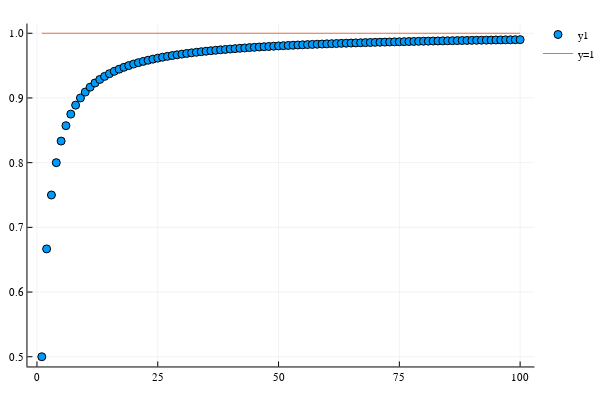

The cell this chart's notebook holds for it:
### Markdown cell above
* $\left\{\frac{n}{n+1}\right\}$

### Code cell
# display on a graph
domain =1:100
scatter(domain, seq1.(domain))
plot!(domain,[1 for y in domain], label="y=1")

### Figure 1 — Plotly figure (JSON) as saved in the notebook; plotly's stock layout.template omitted (floating-point values rounded to 4 significant figures)
{"data": [{"colorbar": {"title": ""}, "marker": {"color": ["rgba(0, 154, 250, 1.000)", "rgba(0, 154, 250, 1.000)", "rgba(0, 154, 250, 1.000)", "rgba(0, 154, 250, 1.000)", "rgba(0, 154, 250, 1.000)", "rgba(0, 154, 250, 1.000)", "rgba(0, 154, 250, 1.000)", "rgba(0, 154, 250, 1.000)", "rgba(0, 154, 250, 1.000)", "rgba(0, 154, 250, 1.000)", "rgba(0, 154, 250, 1.000)", "rgba(0, 154, 250, 1.000)", "rgba(0, 154, 250, 1.000)", "rgba(0, 154, 250, 1.000)", "rgba(0, 154, 250, 1.000)", "rgba(0, 154, 250, 1.000)", "rgba(0, 154, 250, 1.000)", "rgba(0, 154, 250, 1.000)", "rgba(0, 154, 250, 1.000)", "rgba(0, 154, 250, 1.000)", "rgba(0, 154, 250, 1.000)", "rgba(0, 154, 250, 1.000)", "rgba(0, 154, 250, 1.000)", "rgba(0, 154, 250, 1.000)", "rgba(0, 154, 250, 1.000)", "rgba(0, 154, 250, 1.000)", "rgba(0, 154, 250, 1.000)", "rgba(0, 154, 250, 1.000)", "rgba(0, 154, 250, 1.000)", "rgba(0, 154, 250, 1.000)", "rgba(0, 154, 250, 1.000)", "rgba(0, 154, 250, 1.000)", "rgba(0, 154, 250, 1.000)", "rgba(0, 154, 250, 1.000)", "rgba(0, 154, 250, 1.000)", "rgba(0, 154, 250, 1.000)", "rgba(0, 154, 250, 1.000)", "rgba(0, 154, 250, 1.000)", "rgba(0, 154, 250, 1.000)", "rgba(0, 154, 250, 1.000)", "rgba(0, 154, 250, 1.000)", "rgba(0, 154, 250, 1.000)", "rgba(0, 154, 250, 1.000)", "rgba(0, 154, 250, 1.000)", "rgba(0, 154, 250, 1.000)", "rgba(0, 154, 250, 1.000)", "rgba(0, 154, 250, 1.000)", "rgba(0, 154, 250, 1.000)", "rgba(0, 154, 250, 1.000)", "rgba(0, 154, 250, 1.000)", "rgba(0, 154, 250, 1.000)", "rgba(0, 154, 250, 1.000)", "rgba(0, 154, 250, 1.000)", "rgba(0, 154, 250, 1.000)", "rgba(0, 154, 250, 1.000)", "rgba(0, 154, 250, 1.000)", "rgba(0, 154, 250, 1.000)", "rgba(0, 154, 250, 1.000)", "rgba(0, 154, 250, 1.000)", "rgba(0, 154, 250, 1.000)", "rgba(0, 154, 250, 1.000)", "rgba(0, 154, 250, 1.000)", "rgba(0, 154, 250, 1.000)", "rgba(0, 154, 250, 1.000)", "rgba(0, 154, 250, 1.000)", "rgba(0, 154, 250, 1.000)", "rgba(0, 154, 250, 1.000)", "rgba(0, 154, 250, 1.000)", "rgba(0, 154, 250, 1.000)", "rgba(0, 154, 250, 1.000)", "rgba(0, 154, 250, 1.000)", "rgba(0, 154, 250, 1.000)", "rgba(0, 154, 250, 1.000)", "rgba(0, 154, 250, 1.000)", "rgba(0, 154, 250, 1.000)", "rgba(0, 154, 250, 1.000)", "rgba(0, 154, 250, 1.000)", "rgba(0, 154, 250, 1.000)", "rgba(0, 154, 250, 1.000)", "rgba(0, 154, 250, 1.000)", "rgba(0, 154, 250, 1.000)", "rgba(0, 154, 250, 1.000)", "rgba(0, 154, 250, 1.000)", "rgba(0, 154, 250, 1.000)", "rgba(0, 154, 250, 1.000)", "rgba(0, 154, 250, 1.000)", "rgba(0, 154, 250, 1.000)", "rgba(0, 154, 250, 1.000)", "rgba(0, 154, 250, 1.000)", "rgba(0, 154, 250, 1.000)", "rgba(0, 154, 250, 1.000)", "rgba(0, 154, 250, 1.000)", "rgba(0, 154, 250, 1.000)", "rgba(0, 154, 250, 1.000)", "rgba(0, 154, 250, 1.000)", "rgba(0, 154, 250, 1.000)", "rgba(0, 154, 250, 1.000)", "rgba(0, 154, 250, 1.000)", "rgba(0, 154, 250, 1.000)", "rgba(0, 154, 250, 1.000)"], "line": {"color": ["rgba(0, 0, 0, 1.000)", "rgba(0, 0, 0, 1.000)", "rgba(0, 0, 0, 1.000)", "rgba(0, 0, 0, 1.000)", "rgba(0, 0, 0, 1.000)", "rgba(0, 0, 0, 1.000)", "rgba(0, 0, 0, 1.000)", "rgba(0, 0, 0, 1.000)", "rgba(0, 0, 0, 1.000)", "rgba(0, 0, 0, 1.000)", "rgba(0, 0, 0, 1.000)", "rgba(0, 0, 0, 1.000)", "rgba(0, 0, 0, 1.000)", "rgba(0, 0, 0, 1.000)", "rgba(0, 0, 0, 1.000)", "rgba(0, 0, 0, 1.000)", "rgba(0, 0, 0, 1.000)", "rgba(0, 0, 0, 1.000)", "rgba(0, 0, 0, 1.000)", "rgba(0, 0, 0, 1.000)", "rgba(0, 0, 0, 1.000)", "rgba(0, 0, 0, 1.000)", "rgba(0, 0, 0, 1.000)", "rgba(0, 0, 0, 1.000)", "rgba(0, 0, 0, 1.000)", "rgba(0, 0, 0, 1.000)", "rgba(0, 0, 0, 1.000)", "rgba(0, 0, 0, 1.000)", "rgba(0, 0, 0, 1.000)", "rgba(0, 0, 0, 1.000)", "rgba(0, 0, 0, 1.000)", "rgba(0, 0, 0, 1.000)", "rgba(0, 0, 0, 1.000)", "rgba(0, 0, 0, 1.000)", "rgba(0, 0, 0, 1.000)", "rgba(0, 0, 0, 1.000)", "rgba(0, 0, 0, 1.000)", "rgba(0, 0, 0, 1.000)", "rgba(0, 0, 0, 1.000)", "rgba(0, 0, 0, 1.000)", "rgba(0, 0, 0, 1.000)", "rgba(0, 0, 0, 1.000)", "rgba(0, 0, 0, 1.000)", "rgba(0, 0, 0, 1.000)", "rgba(0, 0, 0, 1.000)", "rgba(0, 0, 0, 1.000)", "rgba(0, 0, 0, 1.000)", "rgba(0, 0, 0, 1.000)", "rgba(0, 0, 0, 1.000)", "rgba(0, 0, 0, 1.000)", "rgba(0, 0, 0, 1.000)", "rgba(0, 0, 0, 1.000)", "rgba(0, 0, 0, 1.000)", "rgba(0, 0, 0, 1.000)", "rgba(0, 0, 0, 1.000)", "rgba(0, 0, 0, 1.000)", "rgba(0, 0, 0, 1.000)", "rgba(0, 0, 0, 1.000)", "rgba(0, 0, 0, 1.000)", "rgba(0, 0, 0, 1.000)", "rgba(0, 0, 0, 1.000)", "rgba(0, 0, 0, 1.000)", "rgba(0, 0, 0, 1.000)", "rgba(0, 0, 0, 1.000)", "rgba(0, 0, 0, 1.000)", "rgba(0, 0, 0, 1.000)", "rgba(0, 0, 0, 1.000)", "rgba(0, 0, 0, 1.000)", "rgba(0, 0, 0, 1.000)", "rgba(0, 0, 0, 1.000)", "rgba(0, 0, 0, 1.000)", "rgba(0, 0, 0, 1.000)", "rgba(0, 0, 0, 1.000)", "rgba(0, 0, 0, 1.000)", "rgba(0, 0, 0, 1.000)", "rgba(0, 0, 0, 1.000)", "rgba(0, 0, 0, 1.000)", "rgba(0, 0, 0, 1.000)", "rgba(0, 0, 0, 1.000)", "rgba(0, 0, 0, 1.000)", "rgba(0, 0, 0, 1.000)", "rgba(0, 0, 0, 1.000)", "rgba(0, 0, 0, 1.000)", "rgba(0, 0, 0, 1.000)", "rgba(0, 0, 0, 1.000)", "rgba(0, 0, 0, 1.000)", "rgba(0, 0, 0, 1.000)", "rgba(0, 0, 0, 1.000)", "rgba(0, 0, 0, 1.000)", "rgba(0, 0, 0, 1.000)", "rgba(0, 0, 0, 1.000)", "rgba(0, 0, 0, 1.000)", "rgba(0, 0, 0, 1.000)", "rgba(0, 0, 0, 1.000)", "rgba(0, 0, 0, 1.000)", "rgba(0, 0, 0, 1.000)", "rgba(0, 0, 0, 1.000)", "rgba(0, 0, 0, 1.000)", "rgba(0, 0, 0, 1.000)", "rgba(0, 0, 0, 1.000)"], "width": 1}, "size": 8, "symbol": "circle"}, "mode": "markers", "name": "y1", "showlegend": true, "type": "scatter", "x": [1, 2, 3, 4, 5, 6, 7, 8, 9, 10, 11, 12, 13, 14, 15, 16, 17, 18, 19, 20, 21, 22, 23, 24, 25, 26, 27, 28, 29, 30, 31, 32, 33, 34, 35, 36, 37, 38, 39, 40, 41, 42, 43, 44, 45, 46, 47, 48, 49, 50, 51, 52, 53, 54, 55, 56, 57, 58, 59, 60, 61, 62, 63, 64, 65, 66, 67, 68, 69, 70, 71, 72, 73, 74, 75, 76, 77, 78, 79, 80, 81, 82, 83, 84, 85, 86, 87, 88, 89, 90, 91, 92, 93, 94, 95, 96, 97, 98, 99, 100], "xaxis": "x1", "y": [0.5, 0.6667, 0.75, 0.8, 0.8333, 0.8571, 0.875, 0.8889, 0.9, 0.9091, 0.9167, 0.9231, 0.9286, 0.9333, 0.9375, 0.9412, 0.9444, 0.9474, 0.95, 0.9524, 0.9545, 0.9565, 0.9583, 0.96, 0.9615, 0.963, 0.9643, 0.9655, 0.9667, 0.9677, 0.9688, 0.9697, 0.9706, 0.9714, 0.9722, 0.973, 0.9737, 0.9744, 0.975, 0.9756, 0.9762, 0.9767, 0.9773, 0.9778, 0.9783, 0.9787, 0.9792, 0.9796, 0.98, 0.9804, 0.9808, 0.9811, 0.9815, 0.9818, 0.9821, 0.9825, 0.9828, 0.9831, 0.9833, 0.9836, 0.9839, 0.9841, 0.9844, 0.9846, 0.9848, 0.9851, 0.9853, 0.9855, 0.9857, 0.9859, 0.9861, 0.9863, 0.9865, 0.9867, 0.9868, 0.987, 0.9872, 0.9873, 0.9875, 0.9877, 0.9878, 0.988, 0.9881, 0.9882, 0.9884, 0.9885, 0.9886, 0.9888, 0.9889, 0.989, 0.9891, 0.9892, 0.9894, 0.9895, 0.9896, 0.9897, 0.9898, 0.9899, 0.99, 0.9901], "yaxis": "y1"}, {"colorbar": {"title": ""}, "line": {"color": "rgba(227, 111, 71, 1.000)", "dash": "solid", "shape": "linear", "width": 1}, "mode": "lines", "name": "y=1", "showlegend": true, "type": "scatter", "x": [1, 2, 3, 4, 5, 6, 7, 8, 9, 10, 11, 12, 13, 14, 15, 16, 17, 18, 19, 20, 21, 22, 23, 24, 25, 26, 27, 28, 29, 30, 31, 32, 33, 34, 35, 36, 37, 38, 39, 40, 41, 42, 43, 44, 45, 46, 47, 48, 49, 50, 51, 52, 53, 54, 55, 56, 57, 58, 59, 60, 61, 62, 63, 64, 65, 66, 67, 68, 69, 70, 71, 72, 73, 74, 75, 76, 77, 78, 79, 80, 81, 82, 83, 84, 85, 86, 87, 88, 89, 90, 91, 92, 93, 94, 95, 96, 97, 98, 99, 100], "xaxis": "x1", "y": [1, 1, 1, 1, 1, 1, 1, 1, 1, 1, 1, 1, 1, 1, 1, 1, 1, 1, 1, 1, 1, 1, 1, 1, 1, 1, 1, 1, 1, 1, 1, 1, 1, 1, 1, 1, 1, 1, 1, 1, 1, 1, 1, 1, 1, 1, 1, 1, 1, 1, 1, 1, 1, 1, 1, 1, 1, 1, 1, 1, 1, 1, 1, 1, 1, 1, 1, 1, 1, 1, 1, 1, 1, 1, 1, 1, 1, 1, 1, 1, 1, 1, 1, 1, 1, 1, 1, 1, 1, 1, 1, 1, 1, 1, 1, 1, 1, 1, 1, 1], "yaxis": "y1"}], "layout": {"annotations": [], "height": 400, "legend": {"bgcolor": "rgba(255, 255, 255, 1.000)", "bordercolor": "rgba(0, 0, 0, 1.000)", "font": {"color": "rgba(0, 0, 0, 1.000)", "family": "sans-serif", "size": 11}, "x": 1, "y": 1}, "margin": {"b": 20, "l": 0, "r": 0, "t": 20}, "paper_bgcolor": "rgba(255, 255, 255, 1.000)", "plot_bgcolor": "rgba(255, 255, 255, 1.000)", "showlegend": true, "width": 600, "xaxis1": {"anchor": "y1", "domain": [0.05101, 0.9934], "gridcolor": "rgba(0, 0, 0, 0.100)", "gridwidth": 0.5, "linecolor": "rgba(0, 0, 0, 1.000)", "mirror": false, "range": [-1.97, 103.0], "showgrid": true, "showline": true, "showticklabels": true, "tickangle": 0, "tickcolor": "rgb(0, 0, 0)", "tickfont": {"color": "rgba(0, 0, 0, 1.000)", "family": "sans-serif", "size": 11}, "tickmode": "array", "ticks": "inside", "ticktext": ["0", "25", "50", "75", "100"], "tickvals": [0, 25, 50, 75, 100], "title": "", "titlefont": {"color": "rgba(0, 0, 0, 1.000)", "family": "sans-serif", "size": 15}, "type": "-", "visible": true, "zeroline": false, "zerolinecolor": "rgba(0, 0, 0, 1.000)"}, "yaxis1": {"anchor": "x1", "domain": [0.03762, 0.9902], "gridcolor": "rgba(0, 0, 0, 0.100)", "gridwidth": 0.5, "linecolor": "rgba(0, 0, 0, 1.000)", "mirror": false, "range": [0.485, 1.015], "showgrid": true, "showline": true, "showticklabels": true, "tickangle": 0, "tickcolor": "rgb(0, 0, 0)", "tickfont": {"color": "rgba(0, 0, 0, 1.000)", "family": "sans-serif", "size": 11}, "tickmode": "array", "ticks": "inside", "ticktext": ["0.5", "0.6", "0.7", "0.8", "0.9", "1.0"], "tickvals": [0.5, 0.6, 0.7, 0.8, 0.9, 1], "title": "", "titlefont": {"color": "rgba(0, 0, 0, 1.000)", "family": "sans-serif", "size": 15}, "type": "-", "visible": true, "zeroline": false, "zerolinecolor": "rgba(0, 0, 0, 1.000)"}}}
